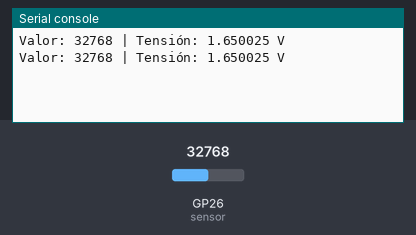
Bench run of a program on a simulated Raspberry Pi Pico running MicroPython. Parts: the last lines printed to the serial console. Inputs (shaded band) come from the test bench; at power-on: GP26 (sensor) = 32768 (analog values on the 0–65535 scale).

Above: at 1.2 s.
1.3 s: GP26 (sensor) set to 45874
At 2.6 s:
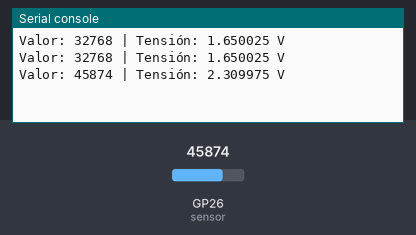
2.8 s: GP26 (sensor) set to 57670
At 3.7 s:
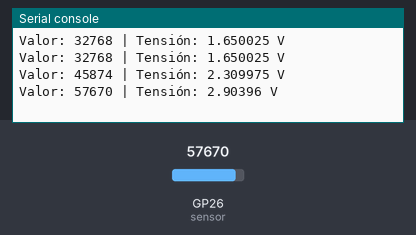
Timing chart, 0 to 5.8 s (numbered marks = the images above; inputs shaded):
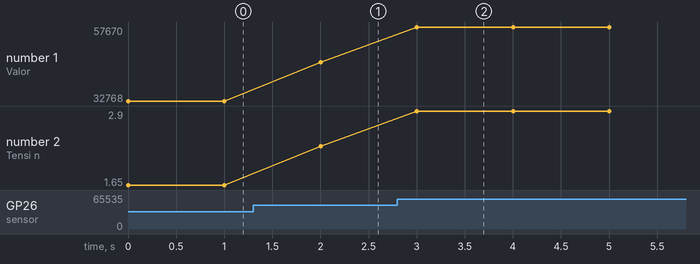

The program:

adc_1.py
```python
# Uso del convertidor ADC

from machine import ADC
import time

# Pin donde conectamos el potenciómetro
sensor = ADC(26)

# Factor de conversión lectura/V
factor = 3.3 / 65535

while True:
    # conversion a 16 bits
    lectura = sensor.read_u16()
    volts = lectura * factor
    print("Valor:", lectura ,"| Tensión:", volts,"V")
    time.sleep(1)
```

Measured:
- after the input at 1.3 s, the serial console: prints a new line after 0.70 s (image 1)
- after the input at 2.8 s, the serial console: prints a new line after 0.20 s (image 2)
- plotted number 1: 32768 → 45874 after the input at 1.3 s, 45874 → 57670 after the input at 2.8 s
- plotted number 2: 1.65 → 2.31 after the input at 1.3 s, 2.31 → 2.9 after the input at 2.8 s
